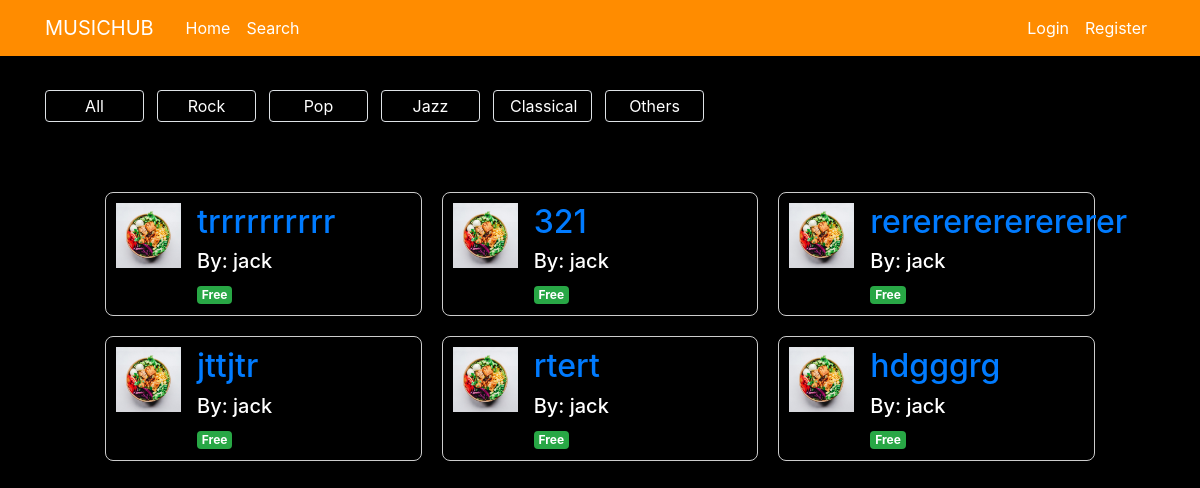
The page /music_library on the database its author committed.
### musicapp/models.py (models this page shows, shortened)
class Genre(db.Model):
    id = db.Column(db.Integer, primary_key=True)
    name = db.Column(db.String(50), nullable=False)

class Music(db.Model):
    id = db.Column(db.Integer, primary_key=True)
    title = db.Column(db.String(40), nullable=False)
    creator_id = db.Column(db.Integer, db.ForeignKey('user.id'), nullable=False)
    cover_image_file = db.Column(db.String(100), nullable=False, default='default_cover.jpg')  # Default cover
    upload_date = db.Column(db.Date, nullable=False, default=datetime.utcnow)
    genre_id = db.Column(db.Integer, db.ForeignKey('genre.id'))
    shareable = db.Column(db.Boolean, default=True)
    premium = db.Column(db.Boolean, default=False)

class User(db.Model, UserMixin):
    id = db.Column(db.Integer, primary_key=True)
    username = db.Column(db.String(20), unique=True, nullable=False)
    image_file = db.Column(db.String(20), nullable=False, default='default.jpg')
    password = db.Column(db.String(60), nullable=False)
    role = db.Column(db.String(10), nullable=False, default='user')  # 'user' or 'creator'
    bank_details = db.Column(db.String(50), nullable=True)  # Only for creators

### musicapp/routes.py (the view)
@bp.route("/music_library")
def music_library():
    genres = [genre.name for genre in Genre.query.all()]
    music_page = request.args.get('page', 1, type=int)
    if not current_user.is_authenticated:
        music_list = Music.query.filter_by(premium=0).order_by(Music.upload_date.desc()).paginate(page=music_page, per_page=9)
    else:
        music_list = Music.query.order_by(Music.upload_date.desc()).paginate(page=music_page, per_page=9)
    music_creators = [User.query.get(music.creator_id).username for music in music_list.items]
    return render_template('music_library.html', music_list=music_list, genres=genres, music_creators = music_creators)

### musicapp/templates/music_library.html
{% extends "layout.html" %}
{% block content %}
<div class="navbar-expand-lg navbar-nav tag-grid">
  <a class="nav-item nav-link border spaceme tag-item click-yellow rounded" href="{{ url_for('main.music_library') }}"> All </a>
  {% for genre in genres %}
    <a class="nav-item border rounded spaceme click-yellow tag-item" href="{{ url_for('main.filteredsearch', genre=genre) }}"> {{ genre }} </a>
  {% endfor %}
</div>
<div class="ezcontainer">
  {% for music in music_list.items %}
    <article class="music-box content-section media">
      <a href="{{ url_for('main.get_music', music_id=music.id) }}">
        <img class="article-img" src="{{ url_for('static', filename='cover_pics/' + music.cover_image_file|string) }}">
      </a>
      <div class="media-body">
        <h2 class="article-title">
          <a href="{{ url_for('main.get_music', music_id=music.id) }}">{{ music.title }}</a>
        </h2>
        <h5 class="article-content">By: {{ music_creators[loop.index0] }}</h5>
        {% if music.premium %}
          <span class="badge bg-warning text-dark">Premium</span>
        {% else %}
          <span class="badge bg-success">Free</span>
        {% endif %}
      </div>
    </article>
  {% endfor %}
</div>
{% endblock content %}

### musicapp/static/main.css (style rules this page uses)
body { background: #000000; color: #ffffff; margin-top: 5rem; }
h1, h2, h3, h4, h5, h6 { color: #ffffff; }
.tag-grid { display: flex; justify-content: center; flex-wrap: wrap; gap: 10px; padding: 10px 0; text-align: center; }
.tag-item { display: inline-block; padding: 10px 20px; border: 1px solid #ccc; border-radius: 10px; text-align: center; background-color: #1c1c1c; color: white; }
.article-title { color: #ffffff; }
.article-content { white-space: pre-line; }
.article-img { height: 65px; width: 65px; margin-right: 16px; }
.music-box { flex: 1 1 calc(33.333% - 40px); max-width: calc(33.333% - 40px); border: 1px solid #ccc; border-radius: 8px; padding: 10px; box-sizing: border-box; margin: 10px; }
.click-yellow { background-color: transparent; }
.rounded { border-radius: 20px; }
.tag-grid { display: grid; grid-template-columns: repeat(auto-fill, minmax(100px, 1fr)); grid-gap: 10px; margin-bottom: 30px; }
.tag-item { display: block; padding: 10px; border: 1px solid #ccc; border-radius: 10px; text-align: center; }
.spaceme { position: relative; display: inline-block; padding: 3px 16px !important; margin-right: 3px; }
.ezcontainer { display: flex; flex-wrap: wrap; justify-content: center; padding: 20px; max-width: 1200px; margin: auto; }

### rows shown on the page
Genre: name "Rock"
Genre: name "Pop"
Genre: name "Jazz"
Genre: name "Classical"
Genre: name "Others"
Music: cover_image_file (placeholder picture), title "trrrrrrrrrr", premium "Free"
User: username "jack"
Music: cover_image_file (placeholder picture), title "321", premium "Free"
Music: cover_image_file (placeholder picture), title "rerererererererer", premium "Free"
Music: cover_image_file (placeholder picture), title "jttjtr", premium "Free"
Music: cover_image_file (placeholder picture), title "rtert", premium "Free"
Music: cover_image_file (placeholder picture), title "hdgggrg", premium "Free"
